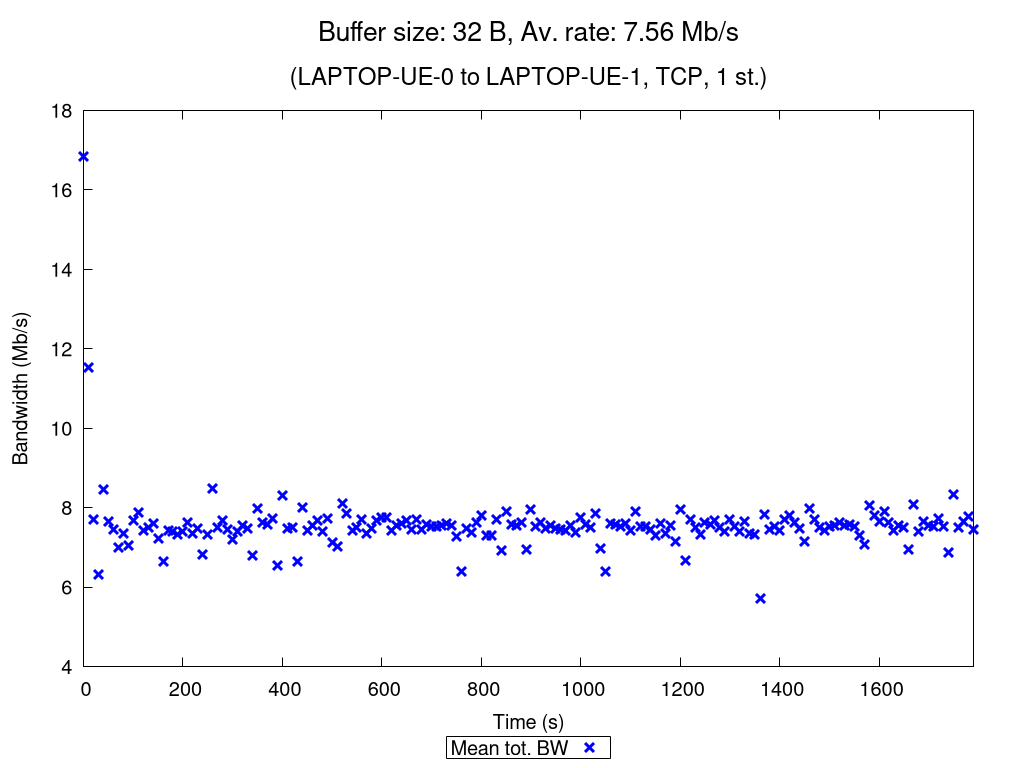

Write gnuplot code to recreate this figure.
set terminal pngcairo nocrop enhanced size 1024,768 font "Verdana,15"
set output "TCP_1_st_2020_10_18_02-06-25_one2two_00032B.png"

set title "{/=20 Buffer size: 32 B, Av. rate: 7.56 Mb/s}\n\n{/=18 (LAPTOP-UE-0 to LAPTOP-UE-1, TCP, 1 st.)}"

set xlabel "Time (s)"
set ylabel "Bandwidth (Mb/s)"
set ytics nomirror
set key bmargin center horizontal box samplen 1 width -1
set bmargin 4.6
set rmargin 4.5

rf = 1000000.0  # rate factor
set style fill transparent solid 0.2 noborder
set autoscale xfix
plot "TCP_1_st_2020_10_18_02-06-25_one2two_00032B_iperf_processed.dat" using 1:($2/rf-$3/rf):($2/rf+$3/rf) with filledcurves lc rgb "blue" notitle, \
     "" using 1:($2/rf) with points pt 2 ps 1.5 lw 3 lc rgb "blue" title "Mean tot. BW", \
